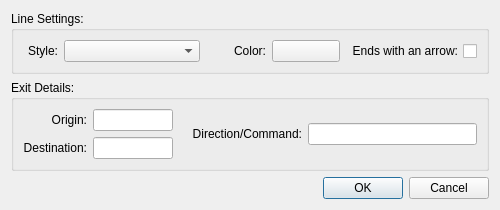
<?xml version="1.0" encoding="UTF-8"?>
<ui version="4.0">
 <author>Stephen Lyons</author>
 <class>roomExitProperties</class>
 <widget class="QDialog" name="roomExitProperties">
  <property name="windowModality">
   <enum>Qt::WindowModal</enum>
  </property>
  <property name="geometry">
   <rect>
    <x>0</x>
    <y>0</y>
    <width>500</width>
    <height>206</height>
   </rect>
  </property>
  <property name="sizePolicy">
   <sizepolicy hsizetype="MinimumExpanding" vsizetype="Fixed">
    <horstretch>0</horstretch>
    <verstretch>0</verstretch>
   </sizepolicy>
  </property>
  <property name="cursor">
   <cursorShape>ArrowCursor</cursorShape>
  </property>
  <property name="windowTitle">
   <string>Custom Line Properties [*]</string>
  </property>
  <property name="windowIcon">
   <iconset resource="../mudlet_alpha.qrc">
    <normaloff>:/icons/mudlet_custom_exit_properties.png</normaloff>:/icons/mudlet_custom_exit_properties.png</iconset>
  </property>
  <layout class="QGridLayout" name="gridLayout_2">
   <item row="0" column="0">
    <widget class="QGroupBox" name="groupBox_settings">
     <property name="sizePolicy">
      <sizepolicy hsizetype="Expanding" vsizetype="Fixed">
       <horstretch>0</horstretch>
       <verstretch>0</verstretch>
      </sizepolicy>
     </property>
     <property name="toolTip">
      <string>Select Style, Color and whether to end the line with an arrow head.</string>
     </property>
     <property name="title">
      <string>Line Settings:</string>
     </property>
     <layout class="QGridLayout" name="gridLayout_style">
      <item row="0" column="3">
       <widget class="QLabel" name="label_3">
        <property name="maximumSize">
         <size>
          <width>60</width>
          <height>16777215</height>
         </size>
        </property>
        <property name="text">
         <string>Color:</string>
        </property>
        <property name="alignment">
         <set>Qt::AlignRight|Qt::AlignTrailing|Qt::AlignVCenter</set>
        </property>
        <property name="buddy">
         <cstring>lineColor</cstring>
        </property>
       </widget>
      </item>
      <item row="0" column="0">
       <widget class="QLabel" name="label_2">
        <property name="maximumSize">
         <size>
          <width>35</width>
          <height>16777215</height>
         </size>
        </property>
        <property name="text">
         <string>Style:</string>
        </property>
        <property name="alignment">
         <set>Qt::AlignRight|Qt::AlignTrailing|Qt::AlignVCenter</set>
        </property>
        <property name="buddy">
         <cstring>lineStyle</cstring>
        </property>
       </widget>
      </item>
      <item row="0" column="6">
       <widget class="QCheckBox" name="arrow">
        <property name="maximumSize">
         <size>
          <width>220</width>
          <height>16777215</height>
         </size>
        </property>
        <property name="cursor">
         <cursorShape>PointingHandCursor</cursorShape>
        </property>
        <property name="mouseTracking">
         <bool>false</bool>
        </property>
        <property name="layoutDirection">
         <enum>Qt::RightToLeft</enum>
        </property>
        <property name="text">
         <string>Ends with an arrow:</string>
        </property>
       </widget>
      </item>
      <item row="0" column="1" colspan="2">
       <widget class="QComboBox" name="lineStyle">
        <property name="cursor">
         <cursorShape>PointingHandCursor</cursorShape>
        </property>
       </widget>
      </item>
      <item row="0" column="5">
       <widget class="QPushButton" name="lineColor">
        <property name="cursor">
         <cursorShape>PointingHandCursor</cursorShape>
        </property>
        <property name="text">
         <string/>
        </property>
       </widget>
      </item>
     </layout>
    </widget>
   </item>
   <item row="1" column="0">
    <widget class="QGroupBox" name="groupBox">
     <property name="enabled">
      <bool>true</bool>
     </property>
     <property name="cursor">
      <cursorShape>ForbiddenCursor</cursorShape>
     </property>
     <property name="title">
      <string>Exit Details:</string>
     </property>
     <layout class="QGridLayout" name="gridLayout">
      <item row="0" column="0">
       <widget class="QLabel" name="label_fromId">
        <property name="sizePolicy">
         <sizepolicy hsizetype="Preferred" vsizetype="Fixed">
          <horstretch>0</horstretch>
          <verstretch>0</verstretch>
         </sizepolicy>
        </property>
        <property name="cursor">
         <cursorShape>ForbiddenCursor</cursorShape>
        </property>
        <property name="text">
         <string>Origin:</string>
        </property>
        <property name="alignment">
         <set>Qt::AlignRight|Qt::AlignTrailing|Qt::AlignVCenter</set>
        </property>
        <property name="buddy">
         <cstring>fromId</cstring>
        </property>
       </widget>
      </item>
      <item row="0" column="1">
       <widget class="QLineEdit" name="fromId">
        <property name="maximumSize">
         <size>
          <width>80</width>
          <height>16777215</height>
         </size>
        </property>
        <property name="cursor">
         <cursorShape>ForbiddenCursor</cursorShape>
        </property>
        <property name="focusPolicy">
         <enum>Qt::NoFocus</enum>
        </property>
        <property name="readOnly">
         <bool>true</bool>
        </property>
       </widget>
      </item>
      <item row="1" column="0">
       <widget class="QLabel" name="label_toId">
        <property name="sizePolicy">
         <sizepolicy hsizetype="Preferred" vsizetype="Fixed">
          <horstretch>0</horstretch>
          <verstretch>0</verstretch>
         </sizepolicy>
        </property>
        <property name="cursor">
         <cursorShape>ForbiddenCursor</cursorShape>
        </property>
        <property name="text">
         <string>Destination:</string>
        </property>
        <property name="alignment">
         <set>Qt::AlignRight|Qt::AlignTrailing|Qt::AlignVCenter</set>
        </property>
        <property name="buddy">
         <cstring>toId</cstring>
        </property>
       </widget>
      </item>
      <item row="1" column="1">
       <widget class="QLineEdit" name="toId">
        <property name="enabled">
         <bool>true</bool>
        </property>
        <property name="maximumSize">
         <size>
          <width>80</width>
          <height>16777215</height>
         </size>
        </property>
        <property name="cursor">
         <cursorShape>ForbiddenCursor</cursorShape>
        </property>
        <property name="focusPolicy">
         <enum>Qt::NoFocus</enum>
        </property>
        <property name="readOnly">
         <bool>true</bool>
        </property>
       </widget>
      </item>
      <item row="0" column="2" rowspan="2">
       <widget class="QLabel" name="label_cmd">
        <property name="cursor">
         <cursorShape>ForbiddenCursor</cursorShape>
        </property>
        <property name="text">
         <string>    Direction/Command:</string>
        </property>
        <property name="alignment">
         <set>Qt::AlignRight|Qt::AlignTrailing|Qt::AlignVCenter</set>
        </property>
        <property name="wordWrap">
         <bool>true</bool>
        </property>
        <property name="buddy">
         <cstring>cmd</cstring>
        </property>
       </widget>
      </item>
      <item row="0" column="3" rowspan="2">
       <widget class="QLineEdit" name="cmd">
        <property name="cursor">
         <cursorShape>ForbiddenCursor</cursorShape>
        </property>
        <property name="focusPolicy">
         <enum>Qt::NoFocus</enum>
        </property>
        <property name="readOnly">
         <bool>true</bool>
        </property>
       </widget>
      </item>
     </layout>
    </widget>
   </item>
   <item row="2" column="0">
    <widget class="QDialogButtonBox" name="buttonBox">
     <property name="orientation">
      <enum>Qt::Horizontal</enum>
     </property>
     <property name="standardButtons">
      <set>QDialogButtonBox::Cancel|QDialogButtonBox::Ok</set>
     </property>
    </widget>
   </item>
  </layout>
 </widget>
 <resources>
  <include location="../mudlet_alpha.qrc"/>
 </resources>
 <connections>
  <connection>
   <sender>buttonBox</sender>
   <signal>accepted()</signal>
   <receiver>roomExitProperties</receiver>
   <slot>accept()</slot>
   <hints>
    <hint type="sourcelabel">
     <x>356</x>
     <y>184</y>
    </hint>
    <hint type="destinationlabel">
     <x>290</x>
     <y>103</y>
    </hint>
   </hints>
  </connection>
  <connection>
   <sender>buttonBox</sender>
   <signal>rejected()</signal>
   <receiver>roomExitProperties</receiver>
   <slot>reject()</slot>
   <hints>
    <hint type="sourcelabel">
     <x>439</x>
     <y>187</y>
    </hint>
    <hint type="destinationlabel">
     <x>290</x>
     <y>66</y>
    </hint>
   </hints>
  </connection>
 </connections>
</ui>
